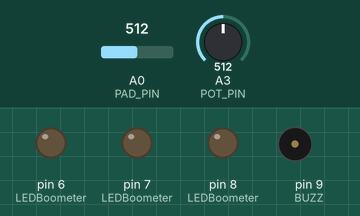
Recording of a sketch running on a simulated Arduino Leonardo, built with avr-gcc and run on an emulated ATmega32U4. Shown: output pins drawn as LEDs (lit = HIGH), buzzer (waves = sounding). The inputs (shaded band) are chosen by the test bench; at power-on: A0 (PAD_PIN) = 512, A3 (POT_PIN) = 512.

Above: at 0.1 s.
At 0.58 s:
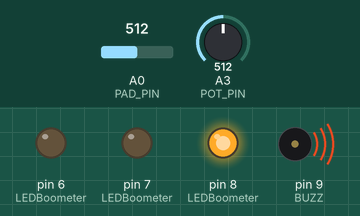
At 1.5 s:
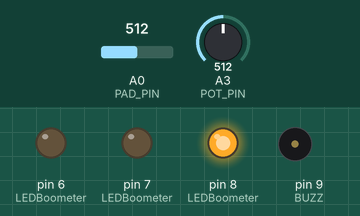
1.6 s: A0 (PAD_PIN) set to 764
3.1 s: A0 (PAD_PIN) set to 791
Timing chart, 0 to 6.1 s (numbered marks = the images above; inputs shaded):
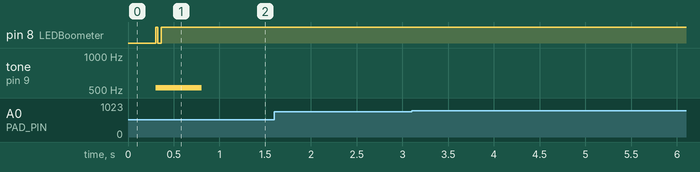

The sketch:

H3_VelostatPadTest_Single.ino
```cpp
/*
 * @author Pablo dMM (Pablodmm.isp@gmail.com)
 * @brief This code controls a single Velostat Pad to be tested
 * @date 2019_10_21
 */

// Library Import
#include <Streaming.h>
#include <MIDIUSB.h>
//#include <tone.h>


#ifdef __AVR__
  #include <avr/power.h>
#endif

// -----------------------------------------------------------------------------------------------------------------------------------------
// ---------------------------------------------------System Pin Definition-----------------------------------------------------------------
// -----------------------------------------------------------------------------------------------------------------------------------------
// Pin Definition
const int PAD_PIN         = A0;
const int POT_PIN         = A3;
const int LED_R           = 6;
const int LED_G           = 8;
const int LED_Y           = 7;
const int BUZZ            = 9;

// -----------------------------------------------------------------------------------------------------------------------------------------
// ---------------------------------------------------Control and Configuration values Definition-------------------------------------------
// -----------------------------------------------------------------------------------------------------------------------------------------
// Constant Value Definition
const int LEDn                  = 3;
const int LEDBoometer[LEDn]     = {LED_G, LED_Y, LED_R};

const int Buzzn                 = 5;
const int BuzzBoometer[Buzzn]   = {33, 65, 131, 262, 523};

const int OFF                   = 0;
const int ON                    = 1;
const int NOTEDURATION          = 200;
const int nMEASURES             = 15;

// FIRST BYTE GENERAL
const byte NOTE_ON              = 144;
const byte NOTE_OFF             = 128;
const byte CONTROL              = 176;

// SECOND BYTE GENERAL
const byte CTRL_VOL             =   7;
const byte CTRL_MOD             =   1;
const byte CTRL_EFCT1           =  12;
const byte CTRL_EFCT2           =  13;
const byte CTRL_NOTEOFF         = 123;

// MIDI NOTES
const byte NOTE_C6              = 72;


// -----------------------------------------------------------------------------------------------------------------------------------------
// ---------------------------------------------------Custom Configuration Structs----------------------------------------------------------
// -----------------------------------------------------------------------------------------------------------------------------------------

// NONE

// -----------------------------------------------------------------------------------------------------------------------------------------
// ---------------------------------------------------Global Variables----------------------------------------------------------------------
// -----------------------------------------------------------------------------------------------------------------------------------------
int lastMeasures[nMEASURES];
int modeTrigger = OFF;

void setup() {
  Serial.begin(115200);
  // put your setup code here, to run once:
  for(int i= 0; i < LEDn; i++){
    pinMode(LEDBoometer[i], OUTPUT);
  }
  pinMode(PAD_PIN, INPUT);
  // Adequation
  for(int h = 0; h < 2*nMEASURES; h++){
    updateMeasureArray(analogRead(PAD_PIN));
    delay(10);
  }
  //tone(BUZZ, BuzzBoometer[0], 200);
  //tone(BUZZ, BuzzBoometer[2], 200);
  tone(BUZZ, BuzzBoometer[4], 500);
}

void loop() {
  int newRead = analogRead(PAD_PIN);
  int thr = map(analogRead(POT_PIN), 0, 1024, 0, 500);
  int avgLevel = calculateMeasureArray();
  //Serial <<"NEW: " << newRead << " AVG:" << avgLevel << " DIFF: " << (newRead - avgLevel) << "/" << thr << endl;

  switch(modeTrigger){
    case ON:
      boometerLed(map(newRead, (avgLevel + thr), 1024, 1, LEDn));
      if((newRead - avgLevel) < thr){
        //Serial <<"OFF----------------------------------------------------------------------" << endl;
        modeTrigger = OFF;
        MIDI_TX(0, NOTE_OFF, NOTE_C6, 0);
        playBuzzer(1, NOTEDURATION, BuzzBoometer[4]);
      }
      break;
    default: // off
      boometerLed(0);
      updateMeasureArray(newRead);
      if((newRead - calculateMeasureArray()) > thr){
        //Serial <<"ON----------------------------------------------------------------------" << endl;
        modeTrigger = ON;
        MIDI_TX(0, NOTE_ON, NOTE_C6, map(newRead, (avgLevel + thr), 1024, 0, 127));
        playBuzzer(1, NOTEDURATION, BuzzBoometer[0]);
      }
      break;
  }
  delay(10);
}


int updateMeasureArray(int newValue){
  //lastMeasures[0] = newValue;
  for(int i = 0; i < nMEASURES; i++){
    lastMeasures[i + 1] = lastMeasures[i];
  }
  lastMeasures[0] = newValue;
}

int calculateMeasureArray(){
  int averageValue = 0;
  for(int i = 0; i < nMEASURES; i++){
    averageValue = (averageValue + lastMeasures[i]);
  }
  return (averageValue / nMEASURES);
}

void playBuzzer(bool enable, int duration, int note){
  if(enable){
    tone(BUZZ, note, duration);
  }else{
    digitalWrite(BUZZ, LOW);
  }
}

void boometerLed(int level){
  if(level > 2){
    level = LEDn - 1;
  }
  for(int i = 0; i < LEDn; i++){
    digitalWrite(LEDBoometer[i], LOW);
  }
  for(int h = 0; h <= level; h++){
    digitalWrite(LEDBoometer[h], HIGH);
  }
}

void MIDI_TX(byte MIDICHANNEL, byte MESSAGE, byte PITCH, byte VELOCITY) {
  //byte status1 = MESSAGE + MIDICHANNEL;
  //Serial.write(MESSAGE + MIDICHANNEL);
  //Serial.write(PITCH);
  //Serial.write(VELOCITY);
  midiEventPacket_t event = {(byte)(MESSAGE >> 4), (byte)(MESSAGE | (MIDICHANNEL)), PITCH, VELOCITY};
  MidiUSB.sendMIDI(event);
  MidiUSB.flush();
}

void MIDIOFF_FIX(byte CHANNEL, int INIT_NOTE, int END_NOTE){ // This is a very rude and nasty sustitution to a General Note Off CMD
  for(int i= INIT_NOTE; i <= END_NOTE; i++){
    MIDI_TX(CHANNEL, NOTE_OFF, i, 0);
    delay(10);
  }
}
```

Measured:
- after the input at 1.6 s, every drawn part: stays the same
- after the input at 3.1 s, every drawn part: stays the same
